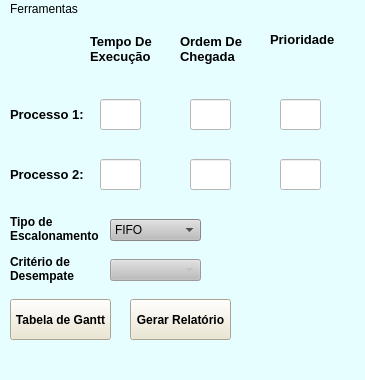
<?xml version="1.0" encoding="UTF-8"?>
<ui version="4.0">
 <class>Processos4</class>
 <widget class="QMainWindow" name="Processos4">
  <property name="geometry">
   <rect>
    <x>0</x>
    <y>0</y>
    <width>365</width>
    <height>380</height>
   </rect>
  </property>
  <property name="minimumSize">
   <size>
    <width>365</width>
    <height>380</height>
   </size>
  </property>
  <property name="maximumSize">
   <size>
    <width>365</width>
    <height>380</height>
   </size>
  </property>
  <property name="windowTitle">
   <string>Calculo de Processos</string>
  </property>
  <property name="windowIcon">
   <iconset>
    <normaloff>PipesTransparent.png</normaloff>PipesTransparent.png</iconset>
  </property>
  <property name="styleSheet">
   <string notr="true">background-color: rgb(230, 254, 255);
gridline-color: rgb(255, 255, 255);
selection-background-color: rgb(193, 255, 179);
selection-color: rgb(0, 0, 0);
border-bottom-color: rgb(255, 255, 255);</string>
  </property>
  <widget class="QWidget" name="centralwidget">
   <widget class="QLabel" name="P1">
    <property name="geometry">
     <rect>
      <x>10</x>
      <y>80</y>
      <width>91</width>
      <height>31</height>
     </rect>
    </property>
    <property name="font">
     <font>
      <pointsize>10</pointsize>
      <weight>75</weight>
      <bold>true</bold>
     </font>
    </property>
    <property name="text">
     <string>Processo 1:</string>
    </property>
   </widget>
   <widget class="QLineEdit" name="TempoExecucao_1">
    <property name="geometry">
     <rect>
      <x>100</x>
      <y>80</y>
      <width>41</width>
      <height>31</height>
     </rect>
    </property>
    <property name="styleSheet">
     <string notr="true">background-color: rgb(255, 255, 255);</string>
    </property>
   </widget>
   <widget class="QLineEdit" name="OrdemChegada_1">
    <property name="geometry">
     <rect>
      <x>190</x>
      <y>80</y>
      <width>41</width>
      <height>31</height>
     </rect>
    </property>
    <property name="styleSheet">
     <string notr="true">background-color: rgb(255, 255, 255);</string>
    </property>
   </widget>
   <widget class="QLineEdit" name="Prioridade_1">
    <property name="geometry">
     <rect>
      <x>280</x>
      <y>80</y>
      <width>41</width>
      <height>31</height>
     </rect>
    </property>
    <property name="styleSheet">
     <string notr="true">background-color: rgb(255, 255, 255);</string>
    </property>
   </widget>
   <widget class="QLabel" name="label_2">
    <property name="geometry">
     <rect>
      <x>90</x>
      <y>10</y>
      <width>71</width>
      <height>41</height>
     </rect>
    </property>
    <property name="font">
     <font>
      <pointsize>10</pointsize>
      <weight>75</weight>
      <bold>true</bold>
     </font>
    </property>
    <property name="text">
     <string>&lt;html&gt;&lt;head/&gt;&lt;body&gt;&lt;p&gt;Tempo De&lt;br/&gt;Execução&lt;/p&gt;&lt;/body&gt;&lt;/html&gt;</string>
    </property>
   </widget>
   <widget class="QLabel" name="label_4">
    <property name="geometry">
     <rect>
      <x>180</x>
      <y>10</y>
      <width>71</width>
      <height>41</height>
     </rect>
    </property>
    <property name="font">
     <font>
      <pointsize>10</pointsize>
      <weight>75</weight>
      <bold>true</bold>
     </font>
    </property>
    <property name="text">
     <string>&lt;html&gt;&lt;head/&gt;&lt;body&gt;&lt;p&gt;Ordem De &lt;br/&gt;Chegada&lt;/p&gt;&lt;/body&gt;&lt;/html&gt;</string>
    </property>
   </widget>
   <widget class="QLabel" name="label_6">
    <property name="geometry">
     <rect>
      <x>270</x>
      <y>0</y>
      <width>71</width>
      <height>41</height>
     </rect>
    </property>
    <property name="font">
     <font>
      <pointsize>10</pointsize>
      <weight>75</weight>
      <bold>true</bold>
     </font>
    </property>
    <property name="text">
     <string>Prioridade</string>
    </property>
   </widget>
   <widget class="QComboBox" name="TipoEscala">
    <property name="geometry">
     <rect>
      <x>110</x>
      <y>200</y>
      <width>91</width>
      <height>22</height>
     </rect>
    </property>
    <property name="styleSheet">
     <string notr="true">background-color: rgb(189, 189, 189);</string>
    </property>
    <item>
     <property name="text">
      <string>FIFO</string>
     </property>
    </item>
    <item>
     <property name="text">
      <string>SJF</string>
     </property>
    </item>
    <item>
     <property name="text">
      <string>Por Prioridade</string>
     </property>
    </item>
   </widget>
   <widget class="QPushButton" name="GerarTabela">
    <property name="geometry">
     <rect>
      <x>10</x>
      <y>280</y>
      <width>101</width>
      <height>41</height>
     </rect>
    </property>
    <property name="font">
     <font>
      <weight>75</weight>
      <bold>true</bold>
     </font>
    </property>
    <property name="styleSheet">
     <string notr="true">background-color: rgb(236, 230, 204);</string>
    </property>
    <property name="text">
     <string>Tabela de Gantt</string>
    </property>
   </widget>
   <widget class="QPushButton" name="GerarRelatorio">
    <property name="geometry">
     <rect>
      <x>130</x>
      <y>280</y>
      <width>101</width>
      <height>41</height>
     </rect>
    </property>
    <property name="font">
     <font>
      <weight>75</weight>
      <bold>true</bold>
     </font>
    </property>
    <property name="styleSheet">
     <string notr="true">background-color: rgb(236, 230, 204);</string>
    </property>
    <property name="text">
     <string>Gerar Relatório</string>
    </property>
   </widget>
   <widget class="QLabel" name="P2">
    <property name="geometry">
     <rect>
      <x>10</x>
      <y>140</y>
      <width>91</width>
      <height>31</height>
     </rect>
    </property>
    <property name="font">
     <font>
      <pointsize>10</pointsize>
      <weight>75</weight>
      <bold>true</bold>
     </font>
    </property>
    <property name="text">
     <string>Processo 2:</string>
    </property>
   </widget>
   <widget class="QLineEdit" name="TempoExecucao_2">
    <property name="geometry">
     <rect>
      <x>100</x>
      <y>140</y>
      <width>41</width>
      <height>31</height>
     </rect>
    </property>
    <property name="styleSheet">
     <string notr="true">background-color: rgb(255, 255, 255);</string>
    </property>
   </widget>
   <widget class="QLineEdit" name="Prioridade_2">
    <property name="geometry">
     <rect>
      <x>280</x>
      <y>140</y>
      <width>41</width>
      <height>31</height>
     </rect>
    </property>
    <property name="styleSheet">
     <string notr="true">background-color: rgb(255, 255, 255);</string>
    </property>
   </widget>
   <widget class="QLineEdit" name="OrdemChegada_2">
    <property name="geometry">
     <rect>
      <x>190</x>
      <y>140</y>
      <width>41</width>
      <height>31</height>
     </rect>
    </property>
    <property name="styleSheet">
     <string notr="true">background-color: rgb(255, 255, 255);</string>
    </property>
   </widget>
   <widget class="QLabel" name="label">
    <property name="geometry">
     <rect>
      <x>10</x>
      <y>190</y>
      <width>91</width>
      <height>41</height>
     </rect>
    </property>
    <property name="font">
     <font>
      <weight>75</weight>
      <bold>true</bold>
     </font>
    </property>
    <property name="text">
     <string>&lt;html&gt;&lt;head/&gt;&lt;body&gt;&lt;p&gt;      Tipo de &lt;br/&gt;Escalonamento&lt;/p&gt;&lt;/body&gt;&lt;/html&gt;</string>
    </property>
   </widget>
   <widget class="QLabel" name="label_3">
    <property name="geometry">
     <rect>
      <x>10</x>
      <y>230</y>
      <width>91</width>
      <height>41</height>
     </rect>
    </property>
    <property name="font">
     <font>
      <weight>75</weight>
      <bold>true</bold>
     </font>
    </property>
    <property name="text">
     <string>&lt;html&gt;&lt;head/&gt;&lt;body&gt;&lt;p&gt;Critério de&lt;br/&gt;Desempate&lt;/p&gt;&lt;/body&gt;&lt;/html&gt;</string>
    </property>
   </widget>
   <widget class="QComboBox" name="TipoDesempate">
    <property name="enabled">
     <bool>false</bool>
    </property>
    <property name="geometry">
     <rect>
      <x>110</x>
      <y>240</y>
      <width>91</width>
      <height>22</height>
     </rect>
    </property>
    <property name="styleSheet">
     <string notr="true">background-color: rgb(189, 189, 189);</string>
    </property>
   </widget>
  </widget>
  <widget class="QMenuBar" name="menubar">
   <property name="geometry">
    <rect>
     <x>0</x>
     <y>0</y>
     <width>365</width>
     <height>21</height>
    </rect>
   </property>
   <widget class="QMenu" name="menuFerramentas">
    <property name="title">
     <string>Ferramentas</string>
    </property>
    <addaction name="SalvarSQL"/>
    <addaction name="GerarRandom"/>
    <addaction name="LimparCampos"/>
   </widget>
   <addaction name="menuFerramentas"/>
  </widget>
  <widget class="QStatusBar" name="statusbar"/>
  <action name="SalvarSQL">
   <property name="text">
    <string>Salvar no SQL</string>
   </property>
  </action>
  <action name="actionAbrir_PDF">
   <property name="text">
    <string>Abrir PDF</string>
   </property>
  </action>
  <action name="GerarRandom">
   <property name="text">
    <string>Gerar Numeros Aleatórios</string>
   </property>
  </action>
  <action name="LimparCampos">
   <property name="text">
    <string>Limpar Campos</string>
   </property>
  </action>
 </widget>
 <resources/>
 <connections/>
</ui>
